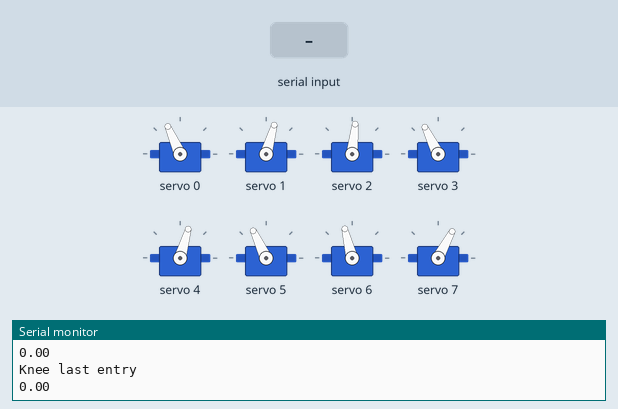
The sketch below on a simulated ESP32. Parts: 8 × servo, the last lines printed to the serial monitor. Inputs (shaded band) come from the test bench.

Above: at 1.7 s.
1.8 s: "1" received over Serial
At 2.17 s:
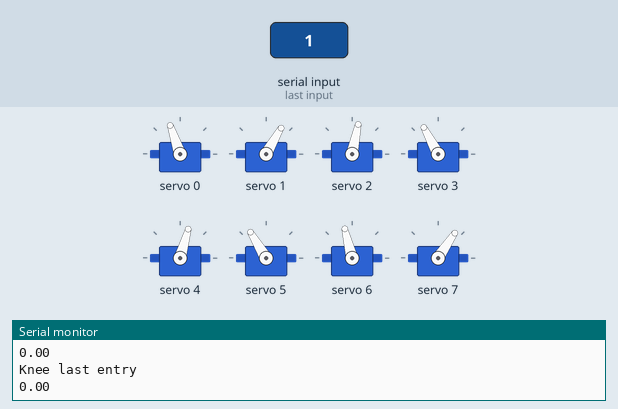
4.8 s: "0" received over Serial
At 5.6 s:
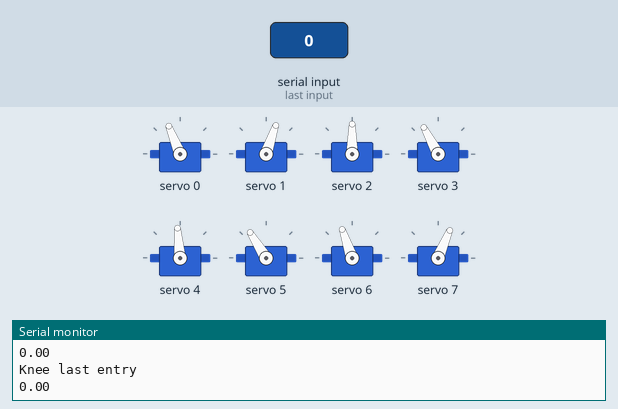
6.3 s: "1" received over Serial
At 8.77 s:
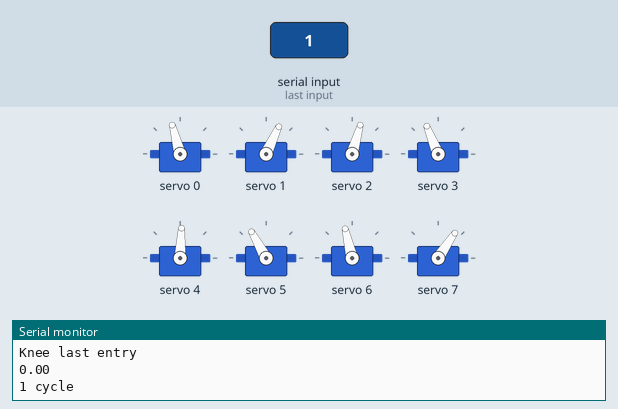
Timing chart, 0 to 15.3 s (numbered marks = the images above; inputs shaded):
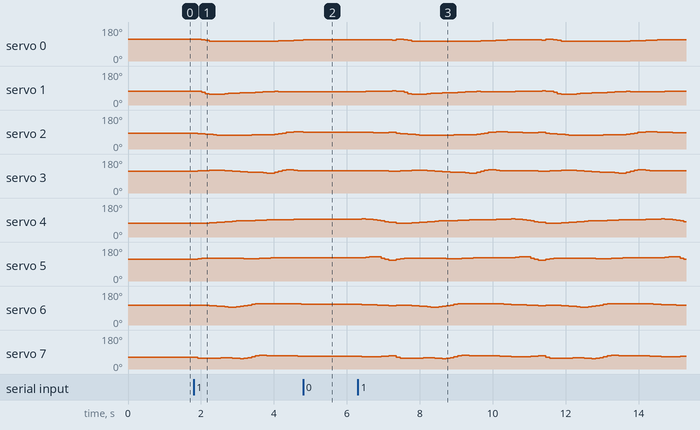

The sketch:

SS_2D_walk.ino
```cpp
//Gait template
#include <Wire.h>
#include <Adafruit_PWMServoDriver.h>

Adafruit_PWMServoDriver pca9685 = Adafruit_PWMServoDriver();

#define SERVO_FREQ 50
#define SER0 0 //Hip 1
#define SER1 1 //Knee 1
#define SER2 2 //Hip 2
#define SER3 3 //Knee 2
#define SER4 4 //Hip 3
#define SER5 5 //Knee 3
#define SER6 6 //Hip 4
#define SER7 7 //Knee 4

float SS_servo0[] = {-0.5103085368575471, -0.5236323215084977, -0.45184199300129924, -0.3674883473535613, -0.29342440519521523, -0.24918288583984347, -0.26686876540231336, -0.280725910013489, -0.287817764897003, -0.29191364180676216, -0.29388958330338927, -0.2938199436572926, -0.2911425137746539, -0.28712901995080853, -0.2828171095046325, -0.2776478278740473, -0.2736600539485567, -0.2724640508442871, -0.27262706061362024, -0.27508356098896797, -0.27873239317619974, -0.2856376116682087, -0.2990139185644434, -0.31665941803127795, -0.3350445928532838, -0.3552628516116818, -0.3772536520990224, -0.4000918124141116, -0.42110344146167, -0.43691077463815725, -0.4483001513466326, -0.45583838526131365, -0.4611380176516683, -0.4642147664936251, -0.4641666829800851, -0.46004522393858416, -0.45301273151369026, -0.44282695841691266, -0.4275473101264145};
float SS_servo1[] = {0.31322968012539576, 0.3561939315025595, 0.503950688623998, 0.6725450823694853, 0.7823416343352779, 0.7586295551810793, 0.7551111151217255, 0.7278710937991761, 0.6925203485079814, 0.658968546852279, 0.6274096400122469, 0.5979130063602242, 0.5731770682230363, 0.5515042316540771, 0.5319380902762036, 0.5166474295655255, 0.4977491519333391, 0.46915554986130764, 0.4317227282990964, 0.39750897799935647, 0.3714536594939842, 0.3635310130041038, 0.3732746569089877, 0.3933734151966227, 0.4124870412354197, 0.4251257421649204, 0.431980661729257, 0.4317011590473476, 0.41914668366613744, 0.399511872512392, 0.3792803537667964, 0.3623273666067163, 0.3497399306514964, 0.33930955038970123, 0.3324438778383743, 0.33324744959070735, 0.32999763070682653, 0.31771977219448444, 0.2907934883759799};
float SS_servo2[] = {-0.22848601191518797, -0.2958274553183232, -0.34139628240823167, -0.3874726631799385, -0.4318340090991538, -0.47455430256487385, -0.5061784279598598, -0.51448031430192, -0.5158192373057021, -0.5150576810016607, -0.5127862703055793, -0.5088761347080131, -0.5033745061249355, -0.49711201018197615, -0.4905713666395802, -0.48391825428121693, -0.4785269782082243, -0.4744569703741435, -0.470162857288395, -0.4686093264652045, -0.45007544582173786, -0.39414774860983287, -0.3185271627991677, -0.22781562508249814, -0.13784195837805957, -0.07800277605885164, -0.043322650197973045, -0.032424554651394356, -0.05982058787172645, -0.08716398573200893, -0.10786252436905046, -0.12304284641491274, -0.13483899707574556, -0.14338098195070015, -0.14797687484991975, -0.14712528838169028, -0.14197676625408298, -0.13264841901106256, -0.11852396035933642};
float SS_servo3[] = {0.5040062288240029, 0.5076672001240445, 0.519649321783212, 0.5467678999927169, 0.582191483224382, 0.6170261379659832, 0.6249530205851981, 0.5925728059223778, 0.5529471883740928, 0.5158101080939033, 0.4818892026993276, 0.45047961159496397, 0.4244412840188524, 0.40176572597526644, 0.3810405301192162, 0.36489005602498936, 0.34530457250465457, 0.3151301871532042, 0.2751991064597979, 0.23904994756473796, 0.23885341398061796, 0.3238519074165607, 0.45860093105235716, 0.5828038120612572, 0.6418434659593375, 0.6327275875996216, 0.5901084544398947, 0.55924418858487, 0.5550949810058168, 0.5481173393609908, 0.53730853359609, 0.5275753919406735, 0.5211153088850646, 0.515586611911734, 0.512637379782686, 0.516142028004634, 0.5134039237638194, 0.49942554119325433, 0.4695510750381116};
float SS_servo4[] = {0.497421243174831, 0.5003781976752373, 0.49697734613362565, 0.49182363036793686, 0.47917138293126094, 0.4525884942413673, 0.4190485215529065, 0.3824179273032429, 0.343336549402443, 0.3053689512820889, 0.2746019594738695, 0.24879451299168792, 0.2277811403755049, 0.20943012713724282, 0.19088221784234044, 0.17540656146521205, 0.16481578203505504, 0.15174439295013015, 0.13377138616421946, 0.11677951950311538, 0.10402737317438938, 0.0972079330940064, 0.09438560940725628, 0.09284471315464185, 0.08882531493795989, 0.07876140290503725, 0.06344171578135659, 0.04345349556324787, 0.0165621987250096, -0.01433308593506423, -0.027011558572562624, -0.0052634723878254765, 0.029784274434078887, 0.07792677998971842, 0.13869296081513716, 0.22006236586604813, 0.3093184030390545, 0.39472341453746235, 0.4357154442897383};
float SS_servo5[] = {-0.6333988619103281, -0.7099675379800479, -0.7476334423709443, -0.7682636787459434, -0.7699584539377197, -0.7522420134792178, -0.7394364466634822, -0.7404248874703052, -0.7394233683381782, -0.7352731129774215, -0.7349519754799746, -0.7361637962148636, -0.7350934769547484, -0.7324935591739641, -0.7269464181348527, -0.7195576122763325, -0.7238169187792322, -0.7396810235946951, -0.761658432359247, -0.7849233073418799, -0.8054628104886405, -0.8160319927564473, -0.8181020643631519, -0.8144185106157533, -0.8094771582655811, -0.8063363746189101, -0.8049611674520541, -0.8066005572932057, -0.8125035747491763, -0.8157367730240371, -0.8359511526498518, -0.8859914194768849, -0.9309075318127719, -0.9603462805603256, -0.9277460125663498, -0.7897219864514168, -0.6518021092412778, -0.5494943736507175, -0.49306293166067616};
float SS_servo6[] = {0.29094794248471917, 0.28448695349678516, 0.27507272508288194, 0.26515729741912253, 0.24828485661729008, 0.21741481050685707, 0.17900118510052623, 0.1375995634437775, 0.09342336410977742, 0.06694145052726774, 0.07891292558566797, 0.1126655751226001, 0.17374078445417035, 0.24704074108869317, 0.3134906087384097, 0.3905768912593148, 0.46654229783902973, 0.5035089198805085, 0.4950572342459458, 0.4840581279960575, 0.47631484996599155, 0.47251618912162835, 0.4717061919851869, 0.4718059151349534, 0.4700777988456875, 0.463984402522996, 0.4542209939968247, 0.4412101470136504, 0.42299386674967143, 0.40104284766606474, 0.3789905927008591, 0.3603633728436056, 0.34246841866849725, 0.32589759795413126, 0.30832151292003906, 0.2887442246618403, 0.27255708860685934, 0.26063007995527354, 0.24369865418832834};
float SS_servo7[] = {-0.7733391773053795, -0.8473994542133901, -0.8818524753552228, -0.8983201956740983, -0.8930349102517989, -0.8639877441495776, -0.8391903964097797, -0.8302200297533012, -0.818768989311679, -0.8236580259770945, -0.8674725161548562, -0.915510141201025, -0.9324975828944417, -0.9079052827058358, -0.8255977287388928, -0.6852625385853829, -0.5703816602784789, -0.5276041996566803, -0.5516945504517252, -0.579104728542594, -0.6033545436913678, -0.6165365727500943, -0.6208451331080341, -0.6196884980422019, -0.6183813301139264, -0.6211519511941991, -0.6277518675171246, -0.6390555138204683, -0.6567494048038904, -0.6731615949332862, -0.6859297683859891, -0.6948931741248329, -0.6969679948189836, -0.6952882470781416, -0.6846169472583603, -0.6581205810727807, -0.6369542295075304, -0.6275387834748717, -0.6239281337951469};

int node=0;
int first=0;
int input=0;
int end_time=0;
int time_step=100000;
int steps = sizeof(SS_servo0)/sizeof(SS_servo0[0]);

// ------------------------Centers:--------------------------
int centre0=312;
int centre1=293;
int centre2=305;
int centre3=315;
int centre4=315;
int centre5=300;
int centre6=310;
int centre7=315;

// -------------------Joint configurations-------------------
int servo0=0;
int servo0_deg=0;
int servo1=0;
int servo1_deg=0;
int servo2=0;
int servo2_deg=0;
int servo3=0;
int servo3_deg=0;
int servo4=0;
int servo4_deg=0;
int servo5=0;
int servo5_deg=0;
int servo6=0;
int servo6_deg=0;
int servo7=0;
int servo7_deg=0;

void setup() {
  Serial.begin(115200);
  pca9685.begin();

  pca9685.setOscillatorFrequency(27000000); //Value between 24MHz and 27MHz, tuned for this setup
  pca9685.setPWMFreq(SERVO_FREQ);
  delay (500);

  servo0_deg=SS_servo0[0]/3.14159265*180;
  servo0=map(servo0_deg,30,-30,265,355);
  pca9685.setPWM(SER0,0,servo0);

  servo1_deg=SS_servo1[0]/3.14159265*180;
  servo1=map(servo1_deg,30,-30,250,335);
  pca9685.setPWM(SER1,0,servo1);

  servo2_deg=SS_servo2[0]/3.14159265*180;
  servo2=map(servo2_deg,-30,30,265,350);
  pca9685.setPWM(SER2,0,servo2);

  servo3_deg=SS_servo3[0]/3.14159265*180;
  servo3=map(servo3_deg,-30,30,265,360);
  pca9685.setPWM(SER3,0,servo3);

  servo4_deg=SS_servo4[0]/3.14159265*180;
  servo4=map(servo4_deg,30,-30,265,360);
  pca9685.setPWM(SER4,0,servo4);

  servo5_deg=SS_servo5[0]/3.14159265*180;
  servo5=map(servo5_deg,30,-30,250,345);
  pca9685.setPWM(SER5,0,servo5);

  servo6_deg=SS_servo6[0]/3.14159265*180;
  servo6=map(servo6_deg,-30,30,260,355);
  pca9685.setPWM(SER6,0,servo6);

  servo7_deg=SS_servo7[0]/3.14159265*180;
  servo7=map(servo7_deg,-30,30,265,365);
  pca9685.setPWM(SER7,0,servo7);

  Serial.println("Ready Steady");
  end_time=esp_timer_get_time()+time_step;
  Serial.println("Hip last entry");
  Serial.println(SS_servo6[steps]);
  Serial.println("Knee last entry");
  Serial.println(SS_servo7[steps]);

}

void loop()
{
  if(Serial.available()>0)
  {
    first=Serial.read();
    if(first=='1')
    {
      input=1;
    }
    if(first=='0')
    {
      input=0;
    }
  }
  if(input==1)
  {
      if(esp_timer_get_time()>=end_time)
      {
        servo0_deg=SS_servo0[node]/3.14159265*180;
        servo0=map(servo0_deg,30,-30,265,355);
        pca9685.setPWM(SER0,0,servo0);

        servo1_deg=SS_servo1[node]/3.14159265*180;
        servo1=map(servo1_deg,30,-30,250,335);
        pca9685.setPWM(SER1,0,servo1);

        servo2_deg=SS_servo2[node]/3.14159265*180;
        servo2=map(servo2_deg,-30,30,265,350);
        pca9685.setPWM(SER2,0,servo2);

        servo3_deg=SS_servo3[node]/3.14159265*180;
        servo3=map(servo3_deg,-30,30,265,360);
        pca9685.setPWM(SER3,0,servo3);

        servo4_deg=SS_servo4[node]/3.14159265*180;
        servo4=map(servo4_deg,30,-30,265,360);
        pca9685.setPWM(SER4,0,servo4);

        servo5_deg=SS_servo5[node]/3.14159265*180;
        servo5=map(servo5_deg,30,-30,250,345);
        pca9685.setPWM(SER5,0,servo5);

        servo6_deg=SS_servo6[node]/3.14159265*180;
        servo6=map(servo6_deg,-30,30,260,355);
        pca9685.setPWM(SER6,0,servo6);

        servo7_deg=SS_servo7[node]/3.14159265*180;
        servo7=map(servo7_deg,-30,30,265,365);
        pca9685.setPWM(SER7,0,servo7);

//        Serial.print("Node:");
//        Serial.print(node);
//        Serial.print("       SS_servo0:");
//        Serial.println(SS_servo3[node]);
        node+=1;
        if(node>=steps)
           {
              Serial.print("1 cycle");
              node=0;
            }
         end_time=esp_timer_get_time()+time_step;
      }
   }

  if(input == 0)
  {
   servo0_deg=SS_servo0[node]/3.14159265*180;
   servo0=map(servo0_deg,30,-30,265,355);
   pca9685.setPWM(SER0,0,servo0);

   servo1_deg=SS_servo1[node]/3.14159265*180;
   servo1=map(servo1_deg,30,-30,250,335);
   pca9685.setPWM(SER1,0,servo1);

   servo2_deg=SS_servo2[node]/3.14159265*180;
   servo2=map(servo2_deg,-30,30,265,350);
   pca9685.setPWM(SER2,0,servo2);

   servo3_deg=SS_servo3[node]/3.14159265*180;
   servo3=map(servo3_deg,-30,30,265,360);
   pca9685.setPWM(SER3,0,servo3);

   servo4_deg=SS_servo4[node]/3.14159265*180;
   servo4=map(servo4_deg,30,-30,265,360);
   pca9685.setPWM(SER4,0,servo4);

   servo5_deg=SS_servo5[node]/3.14159265*180;
   servo5=map(servo5_deg,30,-30,250,345);
   pca9685.setPWM(SER5,0,servo5);

   servo6_deg=SS_servo6[node]/3.14159265*180;
   servo6=map(servo6_deg,-30,30,260,355);
   pca9685.setPWM(SER6,0,servo6);

   servo7_deg=SS_servo7[node]/3.14159265*180;
   servo7=map(servo7_deg,-30,30,265,365);
   pca9685.setPWM(SER7,0,servo7);

  }
}
```

Measured:
- after the input at 1.8 s, servo 0: 114° → 115° after 0.11 s, → 112° 0.11 s later, → 109° 0.11 s later, → 105° 0.11 s later, … (14 changes in this stretch); servo 1: 74° → 72° after 0.11 s, → 67° 0.11 s later, → 60° 0.11 s later, → 57° 0.10 s later, … (19 changes in this stretch)
- after the input at 4.8 s, servo 3: stops changing and stays 118°; servo 4: stops changing and stays 95°; servo 5: stops changing and stays 122°
